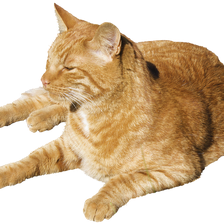
#> input picture HW5/cat.png, 224 x 224 px
$ python hw2.py
#> lines starting #> are read from the running program, lines starting #| are printed output that depends on the picture
#> further down, img is the input picture: shape (224, 224, 3) float32; mean R, G, B 0.841, 0.747, 0.628
import numpy as np
import matplotlib.pyplot as plt
import matplotlib.image as mpimg

def conv2D(image, kernel):
    """
    对输入图像进行2D卷积操作,并返回卷积后的图像。(加Padding版本)
    :param image: 输入图像,必须是一个二维NumPy数组。
    :param kernel: 卷积核,必须是一个二维NumPy数组。
    :return: 卷积后的图像,与输入图像大小相同的二维NumPy数组。
    """

    # 获取图像和卷积核的大小
    image_height, image_width, channel = image.shape
#> image_height = 224; image_width = 224; channel = 3
    kernel_height, kernel_width = kernel.shape

    # 计算需要填充的行数和列数
    pad_height = int((kernel_height - 1) // 2)
    pad_width = int((kernel_width - 1) // 2)

    # 在图像周围填充0
    padded_image = np.zeros((image_height + 2 * pad_height, image_width + 2 * pad_width, channel))
    padded_image[pad_height:image_height + pad_height, pad_width:image_width + pad_width] = image
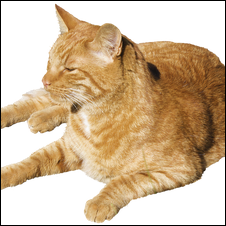
#> padded_image: shape (226, 226, 3) float64; mean R, G, B 0.826, 0.734, 0.617
    print(image.shape)
#| (224, 224, 3)

    # 初始化卷积后的图像
    output = np.zeros_like(image)

    # 对每个像素进行卷积
    for row in range(image_height):
        for col in range(image_width):
            # 获取当前像素及其周围像素的子图像
            sub_image = padded_image[row:row + kernel_height, col:col + kernel_width]

            # 对子图像和卷积核进行逐元素乘法
            sub_output = sub_image * np.expand_dims(kernel, axis=2)

            # 对逐元素乘积求和，得到卷积结果
            output[row, col] = sub_output.sum()
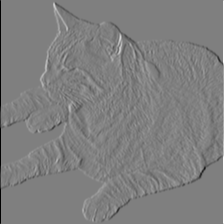
#> output: shape (224, 224, 3) float32; min -12, max 12, mean 0.00979; drawn with min black and max white

    return output


# 测试代码
if __name__ == '__main__':
    #读取RGB图像
    img = plt.imread('cat.png')

    #定义卷积核
    kernel = np.array([[1, 0, -1], [2, 0, -2], [1, 0, -1]])
    # kernel = np.ones((5,5)) / 9

    #对RGB图像进行卷积操作
    conv_img = conv2D(img, kernel)

    #显示卷积前后的图像
    fig, axs = plt.subplots(nrows=1, ncols=2, figsize=(10, 5))
    axs[0].imshow(img)
    axs[0].set_title('Original Image')
    axs[1].imshow(conv_img)
    axs[1].set_title('Blurred Cat Image')
    plt.savefig('blurred_cat_padding.png', dpi=600, bbox_inches='tight' )
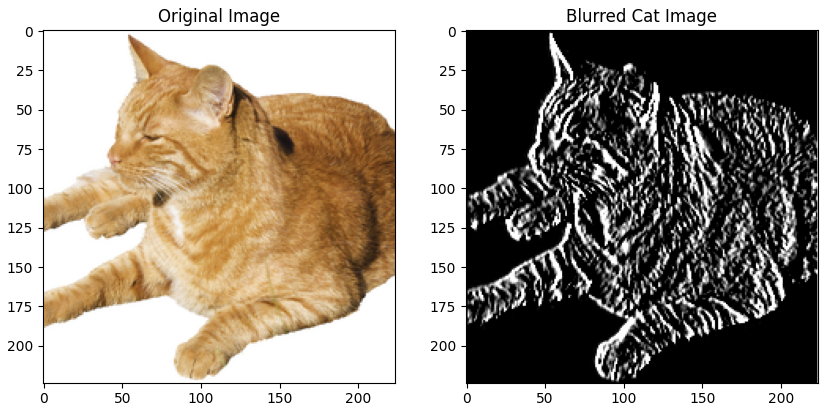
#> figure drawn by matplotlib, 2 panels

    plt.show()
